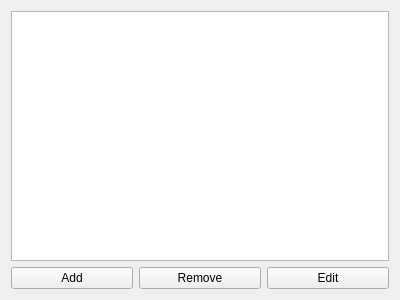
<?xml version="1.0" encoding="UTF-8"?>
<ui version="4.0">
 <class>ActionTab</class>
 <widget class="QWidget" name="ActionTab">
  <property name="geometry">
   <rect>
    <x>0</x>
    <y>0</y>
    <width>400</width>
    <height>300</height>
   </rect>
  </property>
  <property name="windowTitle">
   <string>Form</string>
  </property>
  <layout class="QVBoxLayout" name="verticalLayout">
   <item>
    <widget class="QListWidget" name="actionList"/>
   </item>
   <item>
    <layout class="QHBoxLayout" name="horizontalLayout">
     <item>
      <widget class="QPushButton" name="btnAdd">
       <property name="text">
        <string>Add</string>
       </property>
      </widget>
     </item>
     <item>
      <widget class="QPushButton" name="btnRemove">
       <property name="text">
        <string>Remove</string>
       </property>
      </widget>
     </item>
     <item>
      <widget class="QPushButton" name="btnEdit">
       <property name="text">
        <string>Edit</string>
       </property>
      </widget>
     </item>
    </layout>
   </item>
  </layout>
 </widget>
 <resources/>
 <connections/>
</ui>
